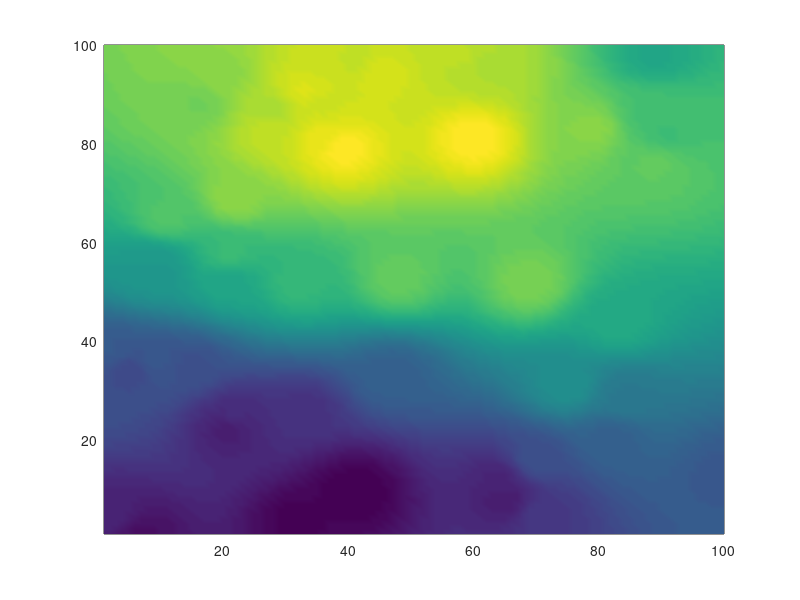

Write MATLAB code to recreate this figure. (Note: this script raises an error after producing the figure.)
%% SARGIS S YONAN
% Master Thesis
% Autonomous Systems Lab

clear all;
close all;
clc;

field_struct = load('generated_field.mat');
field = field_struct.field;
field_size = max(size(field));

sample_struct = load('sampled_points.mat');
samples = sample_struct.samples;
n = max(size(samples));

sample_loc_struct = load('sampled_locations.mat');
sampled_locations = sample_loc_struct.sample_locations;


pred_field = zeros(field_size, field_size);
p = 3;

for i = 1:field_size
    for j = 1:field_size
        
        pred = 0.0;
        w = 0.0;
        w_sum = 0.0;
        
        for k = 1:n
            h = norm([i j] - sampled_locations(k,:));
            
            if (h == 0) % just use the observed value
                pred = samples(k);
                w_sum = 1.0;
            else
                w = 1/(h^p);
                w_sum = w_sum + w;
                pred = pred + w*(samples(k));
            end
            
        end
        pred = pred / w_sum;
        
        pred_field(i,j) = pred;
    end
end

figure(1);

%subplot(1,2,1);
top_pred_surf = pcolor(pred_field); 
shading interp; % gets rid of the grid lines on the surf()

%subplot(1,2,2);
%top_field_surf = pcolor(field); 
%shading interp; % gets rid of the grid lines on the surf()
        
%hold on;

%for s = 1:n
%    plot3(sampled_locations(s,1), sampled_locations(s,2), abs(samples(s)), ...
%        'ko', 'LineWidth',2,...
%        'MarkerEdgeColor','k',...
 %       'MarkerFaceColor',[0 0 0],...
  %      'MarkerSize',5)
  %  hold on;
%end
        
export_img_latex(gcf, 'idw_predicted_field');
save('idw_pred_field.mat', 'pred_field');
